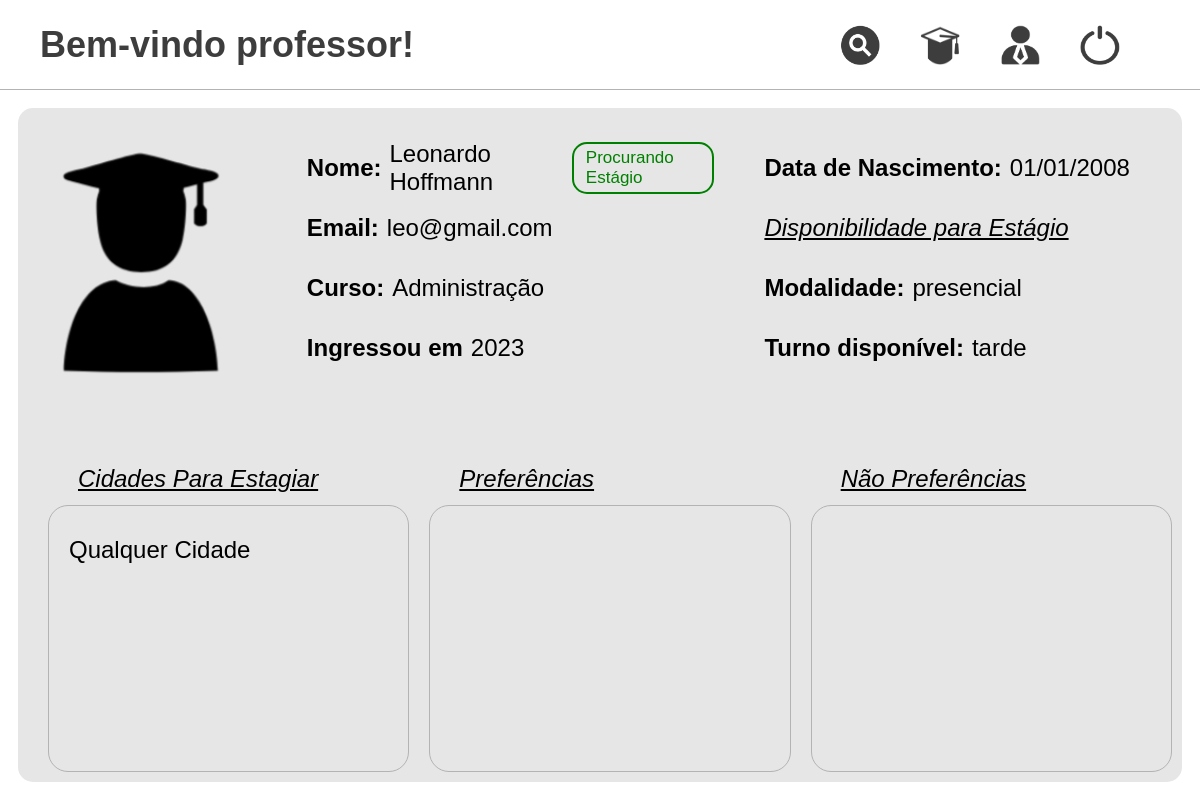
Screenshot of /pages/visualizar/visualizarAluno.php?id=32 (signed in) with the database file from the repository.
### tables this page shows
CREATE TABLE `foto` (
  `ID_Foto` int(11) NOT NULL,
  `Link_Foto` varchar(255) DEFAULT NULL,
  `Nome_Foto` varchar(100) DEFAULT NULL
);

CREATE TABLE `usuario` (
  `ID_Usuario` int(11) NOT NULL,
  `Nome` varchar(50) DEFAULT NULL,
  `Sobrenome` varchar(50) DEFAULT NULL,
  `Email` varchar(100) DEFAULT NULL,
  `Senha` varchar(255) DEFAULT NULL,
  `Tipo_Usuario` varchar(20) DEFAULT NULL,
  `Status_Cadastro` varchar(20) DEFAULT 'ativo',
  `ID_Foto` int(11) DEFAULT NULL,
  `CPF` varchar(20) DEFAULT NULL,
  `Data_Nascimento` date DEFAULT NULL
);

CREATE TABLE `aluno` (
  `ID_Aluno` int(11) NOT NULL,
  `Turno_Disponivel` varchar(15) DEFAULT NULL,
  `Status_Estagio` varchar(30) DEFAULT NULL,
  `ID_Curso` int(11) DEFAULT NULL,
  `Modalidade` varchar(15) DEFAULT NULL,
  `Ano_Ingresso` int(10) DEFAULT NULL,
  `Matricula` varchar(50) DEFAULT NULL
);

CREATE TABLE `curso` (
  `ID_Curso` int(11) NOT NULL,
  `Nome` varchar(50) DEFAULT NULL
);

CREATE TABLE `usuario_cidade` (
  `ID_Usuario` int(11) NOT NULL,
  `ID_Cidade` int(11) NOT NULL
);

### src/bd/MySQL.php (called while the page is built, shortened)
<?php
class MySQL {
	private $connection;
	public function __construct() {
		$this->connection = new \mysqli(HOST, USUARIO, SENHA, BANCO);
		$this->connection->set_charset("utf8");
	}
	public function search(string $sql, string $types, array $params) : array {
		$stmt = $this->connection->prepare($sql);
		if(!($types == "" || empty($params))) {
			$stmt->bind_param($types, ...$params);
		}
		$stmt->execute();
		$result = $stmt->get_result();
    	return $result ? $result->fetch_all(MYSQLI_ASSOC) : [];
	}
}
?>

### src/classes/Usuario.php (called while the page is built, shortened)
<?php
class Usuario {
    protected int $idUsuario;
    protected int $idFoto;
    protected string $nome;
    protected string $sobrenome;
    protected string $senha;
    protected string $email;
    protected string $tipoUsuario;
    protected string $cpf;
    protected string $dataNascimento;
    protected string $statusCadastro = "Ativo";
    public function __construct(string $email, string $senha) {
        $this->email = $email;
        $this->senha = $senha;
    }
    public static function findUsuario(int $idUsuario) : Usuario {
        $conexao = new MySQL();
        $tipos = "i";
        $params = [$idUsuario];
        $sql = "SELECT *, DATE_FORMAT(u.Data_Nascimento, '%d/%m/%Y') AS Data_Nascimento FROM usuario u
        WHERE u.ID_Usuario = ? AND u.Status_Cadastro = 'ativo'";
        $resultados = $conexao->search($sql, $tipos, $params);
        $resultado = $resultados[0];
        $usuario = new Usuario($resultado["Email"], $resultado["Senha"]);
        $usuario->setIdUsuario($resultado["ID_Usuario"]);
        $usuario->setIdFoto($resultado["ID_Foto"]);
        $usuario->setNome($resultado["Nome"]);
        $usuario->setSobrenome($resultado["Sobrenome"]);
        $usuario->setTipoUsuario($resultado["Tipo_Usuario"]);
        $usuario->setStatusCadastro($resultado["Status_Cadastro"]);
        $usuario->setDataNascimento($resultado["Data_Nascimento"]);
        $usuario->setCPF($resultado["CPF"]);
        $usuario->setPreferencias();
        return $usuario;
    }
    public function setPreferencias() : void {
        $conexao = new MySQL();
        $tipos = "i";
        $params = [$this->idUsuario];
        $sql = "SELECT * FROM preferencia p
        JOIN usuario_preferencia up ON up.ID_Preferencia = p.ID_Preferencia WHERE up.Prefere = 'sim' AND up.ID_Usuario = ? ORDER BY p.Descricao";
        $resultados = $conexao->search($sql, $tipos, $params);
        $sql = "SELECT * FROM preferencia p
        JOIN usuario_preferencia up ON up.ID_Preferencia = p.ID_Preferencia WHERE up.Prefere = 'nao' AND up.ID_Usuario = ? ORDER BY p.Descricao";
        $resultados = $conexao->search($sql, $tipos, $params);
    }
    public function getIdUsuario() : int {
        return $this->idUsuario;
    }
    public function setIdUsuario(int $idUsuario) : void {
        $this->idUsuario = $idUsuario;
    }
    public function getIdFoto() : int {
        return $this->idFoto;
    }
    public function setIdFoto(int $idFoto) : void {
        $this->idFoto = $idFoto;
    }
    public function getEmail() : string {
        return $this->email;
    }
    public function getNome() : string {
        return $this->nome;
    }
    public function setNome(string $nome) : void {
        $this->nome = $nome;
    }
    public function getSobrenome() : string {
        return $this->sobrenome;
    }
    public function setSobrenome(string $sobrenome) : void {
        $this->sobrenome = $sobrenome;
    }
    public function getSenha() : string {
        return $this->senha;
    }
    public function getTipoUsuario() : string {
        return $this->tipoUsuario;
    }
    public function setTipoUsuario(string $tipoUsuario) : void {
        $this->tipoUsuario = $tipoUsuario;
    }
    public function getStatusCadastro() : string {
        return $this->statusCadastro;
    }
    public function setStatusCadastro(string $statusCadastro) : void {
        $this->statusCadastro = $statusCadastro;
    }
    public function getDataNascimento() : string {
        return $this->dataNascimento;
    }
    public function setDataNascimento(string $dataNascimento) : void {
        $this->dataNascimento = $dataNascimento;
    }
    public function getCPF() : string {
        return $this->cpf;
    }
    public function setCPF(string $cpf) : void {
        $this->cpf = $cpf;
    }
}
?>

### src/classes/Aluno.php (called while the page is built, shortened)
<?php
class Aluno extends Usuario {
    public static function findAluno($idAluno) : Aluno {
        $usuario = parent::findUsuario($idAluno);
        $connection = new MySQL();
        $tipos = "i";
        $params = [$idAluno];
        $sql = "SELECT a.*, c.Nome AS Nome_Curso FROM aluno a JOIN curso c ON c.ID_Curso = a.ID_Curso WHERE a.ID_Aluno = ?";
        $resultados = $connection->search($sql, $tipos, $params);
        $resultado = $resultados[0];
        $aluno = new Aluno($usuario->getEmail(), $usuario->getSenha());
        $aluno->setIdUsuario( $usuario->getIdUsuario() );
        $aluno->setNome( $usuario->getNome() );
        $aluno->setSobrenome( $usuario->getSobrenome() );
        $aluno->setTipoUsuario( $usuario->getTipoUsuario() );
        $aluno->setIdFoto( $usuario->getIdFoto() );
        $aluno->setStatusCadastro( $usuario->getStatusCadastro() );
        $aluno->setDataNascimento( $usuario->getDataNascimento() );
        $aluno->setCPF( $usuario->getCPF() );
        $aluno->setPreferencias();
        $aluno->setTurnoDisponivel($resultado["Turno_Disponivel"]);
        $aluno->setStatusEstagio($resultado["Status_Estagio"]);
        $aluno->setModalidade($resultado["Modalidade"]);
        $aluno->setAnoIngresso($resultado["Ano_Ingresso"]);
        $aluno->setMatricula($resultado["Matricula"]);
        $aluno->setIdCurso($resultado["ID_Curso"]);
        $aluno->setCidadesEstagiar();
        return $aluno;
    }
    public function setCidadesEstagiar() : void {
        $conexao = new MySQL();
        $tipos = "i";
        $params = [$this->idUsuario];
        $sql = "SELECT * FROM cidade c JOIN usuario_cidade uc ON uc.ID_Cidade = c.ID_Cidade WHERE uc.ID_Usuario = ? ORDER BY c.UF, c.Nome";
        $resultados = $conexao->search($sql, $tipos, $params);
    }
}
?>

### pages/visualizar/visualizarAluno.php (the view, shortened to what this page needs)
<?php
$aluno = Aluno::findAluno($_GET["id"]);
$foto = $aluno->getFoto();
$curso = $aluno->getCurso();
$cidadesEstagiar = $aluno->getCidadesEstagiar();
?>
<!DOCTYPE html>
<html lang="pt-BR">
<head>
    <link rel="stylesheet" href="./../../src/styles/reset.css">
    <link rel="stylesheet" href="./../../src/styles/styleVisualizar.css">
</head>
<body>
    <div class="container">
        <?php
        $URL_BASE = "./../..";
        require_once __DIR__ . "/../../menu.php";
        ?>
        <main>
            <div class="content">
                <section class="linha-1">
                    <section class="imagem">
                        <figure>
                            <?php echo "<img src='./../../{$foto->getLinkFoto()}' alt='Foto do Aluno' />"; ?>
                        </figure>
                    </section>
                    <section class="dados-usuario">
                        <?php
                        $status = ucwords($aluno->getStatusEstagio());
                        if($status == 'Procurando Estágio'){
                            $cor = "green";
                        } else{
                            $cor = "red";
                        }
                        echo "<p><strong style='margin-right: 8px;'>Nome:</strong> {$aluno->getNome()} {$aluno->getSobrenome()} <span class='status' style='color: {$cor}; border: 2px solid {$cor}'>{$status}</span> ";
                        echo "<p><strong style='margin-right: 8px;'>Email: </strong> {$aluno->getEmail()}</p>";
                        echo "<p><strong style='margin-right: 8px;'>Curso: </strong> {$curso->getNome()}</p>";
                        echo "<p><strong style='margin-right: 8px;'>Ingressou em </strong>{$aluno->getAnoIngresso()}</p>";
                        ?>
                    </section>
                    <section class="dados-usuario">
                        <?php
                        echo "<p><strong style='margin-right: 8px;'>Data de Nascimento: </strong> {$aluno->getDataNascimento()}</p>";
                        ?>
                        <p class="titulo-dados">Disponibilidade para Estágio</p>
                        <?php
                        echo "<p><strong style='margin-right: 8px;'>Modalidade: </strong> {$aluno->getModalidade()}</p>";
                        echo "<p><strong style='margin-right: 8px;'>Turno disponível: </strong>{$aluno->getTurnoDisponivel()}</p>";
                        ?>
                    </section>
                </section>
                <section class="linha-2">
                    <section class="cidades">
                        <p class="titulo-dados">Cidades Para Estagiar</p>
                        <div>
                            <?php
                            foreach($cidadesEstagiar as $cidade) {
                                if($cidade["nome"] == "Todos") {
                                    echo "<p>Qualquer Cidade</p>";
                                    continue;
                                }
                            }
                            ?>
                        </div>
                    </section>
                    <section class="preferencias">
                        <p class="titulo-dados">Preferências</p>
                        <div>
                        </div>
                    </section>
                    <section class="nao-preferencias">
                        <p class="titulo-dados">Não Preferências</p>
                        <div>
                        </div>
                    </section>
                </section>
            </div>
        </main>
    </div>
</body>
</html>

### menu.php (shortened to what this page needs)
<?php
$lp = $_SESSION["tipoUsuario"] == "aluno" ? "pesquisaProfessor.php" : "pesquisaAluno.php";
$liu = $_SESSION["tipoUsuario"] == "aluno" ? "iconAluno.png" : "iconProf.png";
$lvc = ($_SESSION["tipoUsuario"] == "aluno" ? "visualizarAluno.php" : "visualizarProfessor.php") . "?id={$_SESSION['idUsuario']}";
?>
<link rel="stylesheet" href="<?php echo $URL_BASE; ?>/src/styles/menu.css">
<header>
    <section class="texto-inicial">
        <?php echo "<h2>Bem-vindo {$_SESSION['tipoUsuario']}!</h2>"; ?>
    </section>
    <section class="icones">
        <?php
        echo "<a href='{$URL_BASE}/pages/pesquisa/{$lp}' title='Pesquisa'>";
        echo "<img src='{$URL_BASE}/icones/pesquisa.png' alt='Pesquisa' class='icone-menu'>";
        echo "</a>";
        echo "<a href='{$URL_BASE}/' title='Solicitações de Orientação'>";
        echo "<img src='{$URL_BASE}/icones/solicitacoes.png' alt='Solicitação de Orientação' class='icone-menu'>";
        echo "</a>";
        echo "<a href='{$URL_BASE}/pages/visualizar/{$lvc}' title='Visualizar Cadastro'>";
        echo "<img src='{$URL_BASE}/icones/{$liu}' alt='Visualizar Cadastro' class='icone-menu'>";
        echo "</a>";
        echo "<a href='{$URL_BASE}/' title='Logout'>";
        echo "<img src='{$URL_BASE}/icones/logout.png' alt='Logout' class='icone-menu'>";
        echo "</a>";
        ?>
    </section>
</header>

### src/styles/styleVisualizar.css (style rules this page uses)
main { display: flex; justify-content: center; align-items: center; overflow: hidden; }
.content { width: 97%; height: 95%; background-color: rgb(230, 230, 230); border-radius: 15px; padding: 10px; display: grid; grid-template-rows: 50% 50%; grid-template-columns: 100%; }
.linha-1 { display: grid; grid-template-columns: 20% 40% 40%; }
.imagem { place-items: center; margin-bottom: 10px; display: flex; flex-direction: column; align-items: center; justify-content: flex-start; }
.imagem figure { width: 90%; height: 90%; display: flex; justify-content: center; align-items: center; }
.imagem figure img { width: auto; height: 80%; filter: brightness(0); }
.dados-usuario { height: 100%; padding-left: 50px; padding-top: 20px; display: grid; grid-template-rows: repeat(auto-fill, minmax(auto, 60px)); grid-template-columns: 100%; }
.dados-usuario > p { display: flex; flex-direction: row; align-items: center; padding: 0%; }
.status { margin-left: 20px; padding: 4px 12px; font-size: 17px; color: green; border: 2px solid green; border-radius: 15px; display: flex; justify-content: center; align-items: center; }
.linha-2 { margin-top: 20px; display: grid; grid-template-rows: 100%; grid-template-columns: repeat(3, 1fr); }
.linha-2 section { padding-left: 20px; display: grid; grid-template-rows: 40px 1fr; grid-template-columns: 100%; }
.linha-2 > section > p { padding-left: 30px; }
.titulo-dados { text-decoration: underline; font-style: italic; }
.linha-2 section div { width: 100%; height: 100%; padding: 30px 20px; display: grid; grid-template-columns: 100%; grid-auto-rows: 50px; border: 1px solid #b3b3b3; border-radius: 20px; overflow-y: scroll; }

### src/styles/menu.css (style rules this page uses)
.container { width: 100vw; height: 100vh; display: grid; grid-template-rows: 90px 1fr; grid-template-columns: 100%; overflow: auto; }
header, main { width: 100%; height: 100%; }
header { border-bottom: 1px solid #b3b3b3; display: grid; grid-template-columns: 70% 30%; }
.texto-inicial { padding-left: 40px; display: flex; align-items: center; }
.texto-inicial h2 { font-size: 36px; color: #3d3d3d; font-family:Arial, Helvetica, sans-serif; }
.icones { display: grid; grid-template-columns: repeat(auto-fill, minmax(auto, 80px)); align-items: center; }
.icones a { display: inline-block; width: 40px; height: 40px; }
.icones a img { width: 100%; height: 100%; }

### rows the page displays
foto: Link_Foto (picture)
usuario: Nome "Leonardo", Sobrenome "Hoffmann", Email "leo@gmail.com"
aluno: Status_Estagio "Procurando Estágio", Ano_Ingresso "2023", Modalidade "presencial", Turno_Disponivel "tarde"
curso: Nome "Administração"

### other values shown
$_SESSION['tipoUsuario'] "professor"
$aluno->getDataNascimento() "01/01/2008"
